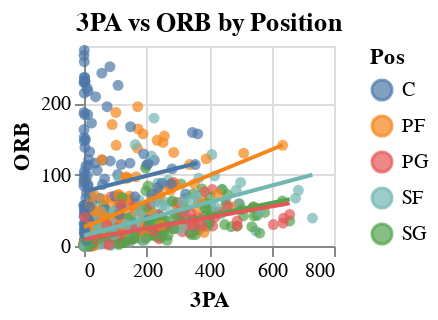
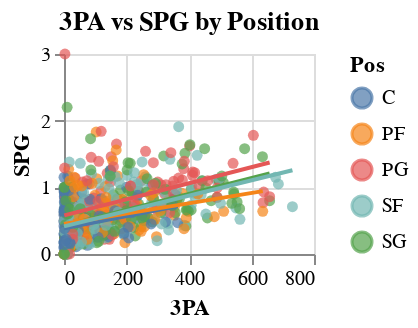
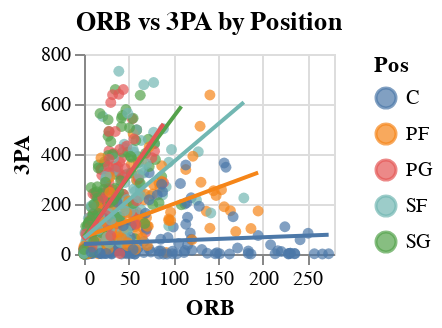
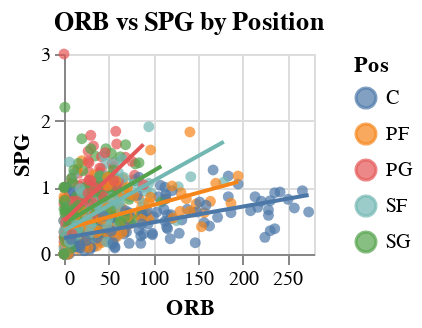

Here is the notebook cell these charts were saved with, in order:
### Markdown cell above
As we can see, the position with the biggest shifts and noticeable changes in these 5 statistics is center, which makes sense. Centers typically play within the paint which explains their high FG%(Field Goal %) and their low 3 pointers made.

### Code cell
sett = [13, 15, 18]

for i in sett:
    for j in sett:
        if i != j:  # To avoid comparing the same stat with itself
            scatterplot = alt.Chart(df, height=100, width=125).mark_circle().encode(
                x=alt.X(statlist[i], title=statlist[i]),
                y=alt.Y(statlist[j], title=statlist[j]),
                color='Pos:N'
            ).properties(
                title=f"{statlist[i]} vs {statlist[j]} by Position"
            )
            regression_line = scatterplot.transform_regression(
                statlist[i], statlist[j], groupby=['Pos']
            ).mark_line()

            final_plot = scatterplot + regression_line

            final_plot.display()

### Figure 1 — Vega-Lite specification as saved in the notebook (floating-point values rounded to 4 significant figures; data arrays with more than 128 entries replaced by an {"elided": "..."} marker saying what was removed)
{"config": {"view": {"continuousWidth": 400, "continuousHeight": 300}}, "layer": [{"mark": "circle", "encoding": {"color": {"field": "Pos", "type": "nominal"}, "x": {"field": "3PA", "title": "3PA", "type": "quantitative"}, "y": {"field": "ORB", "title": "ORB", "type": "quantitative"}}, "height": 100, "title": "3PA vs ORB by Position", "width": 125}, {"mark": "line", "encoding": {"color": {"field": "Pos", "type": "nominal"}, "x": {"field": "3PA", "title": "3PA", "type": "quantitative"}, "y": {"field": "ORB", "title": "ORB", "type": "quantitative"}}, "height": 100, "title": "3PA vs ORB by Position", "transform": [{"on": "3PA", "regression": "ORB", "groupby": ["Pos"]}], "width": 125}], "data": {"name": "data-8114adaf21e8371e9d8aae36881d50a8"}, "$schema": "https://vega.github.io/schema/vega-lite/v4.17.0.json", "datasets": {"data-8114adaf21e8371e9d8aae36881d50a8": {"elided": "688 records"}}}

### Figure 2 — Vega-Lite specification as saved in the notebook (floating-point values rounded to 4 significant figures; data arrays with more than 128 entries replaced by an {"elided": "..."} marker saying what was removed)
{"config": {"view": {"continuousWidth": 400, "continuousHeight": 300}}, "layer": [{"mark": "circle", "encoding": {"color": {"field": "Pos", "type": "nominal"}, "x": {"field": "3PA", "title": "3PA", "type": "quantitative"}, "y": {"field": "SPG", "title": "SPG", "type": "quantitative"}}, "height": 100, "title": "3PA vs SPG by Position", "width": 125}, {"mark": "line", "encoding": {"color": {"field": "Pos", "type": "nominal"}, "x": {"field": "3PA", "title": "3PA", "type": "quantitative"}, "y": {"field": "SPG", "title": "SPG", "type": "quantitative"}}, "height": 100, "title": "3PA vs SPG by Position", "transform": [{"on": "3PA", "regression": "SPG", "groupby": ["Pos"]}], "width": 125}], "data": {"name": "data-8114adaf21e8371e9d8aae36881d50a8"}, "$schema": "https://vega.github.io/schema/vega-lite/v4.17.0.json", "datasets": {"data-8114adaf21e8371e9d8aae36881d50a8": {"elided": "688 records"}}}

### Figure 3 — Vega-Lite specification as saved in the notebook (floating-point values rounded to 4 significant figures; data arrays with more than 128 entries replaced by an {"elided": "..."} marker saying what was removed)
{"config": {"view": {"continuousWidth": 400, "continuousHeight": 300}}, "layer": [{"mark": "circle", "encoding": {"color": {"field": "Pos", "type": "nominal"}, "x": {"field": "ORB", "title": "ORB", "type": "quantitative"}, "y": {"field": "3PA", "title": "3PA", "type": "quantitative"}}, "height": 100, "title": "ORB vs 3PA by Position", "width": 125}, {"mark": "line", "encoding": {"color": {"field": "Pos", "type": "nominal"}, "x": {"field": "ORB", "title": "ORB", "type": "quantitative"}, "y": {"field": "3PA", "title": "3PA", "type": "quantitative"}}, "height": 100, "title": "ORB vs 3PA by Position", "transform": [{"on": "ORB", "regression": "3PA", "groupby": ["Pos"]}], "width": 125}], "data": {"name": "data-8114adaf21e8371e9d8aae36881d50a8"}, "$schema": "https://vega.github.io/schema/vega-lite/v4.17.0.json", "datasets": {"data-8114adaf21e8371e9d8aae36881d50a8": {"elided": "688 records"}}}

### Figure 4 — Vega-Lite specification as saved in the notebook (floating-point values rounded to 4 significant figures; data arrays with more than 128 entries replaced by an {"elided": "..."} marker saying what was removed)
{"config": {"view": {"continuousWidth": 400, "continuousHeight": 300}}, "layer": [{"mark": "circle", "encoding": {"color": {"field": "Pos", "type": "nominal"}, "x": {"field": "ORB", "title": "ORB", "type": "quantitative"}, "y": {"field": "SPG", "title": "SPG", "type": "quantitative"}}, "height": 100, "title": "ORB vs SPG by Position", "width": 125}, {"mark": "line", "encoding": {"color": {"field": "Pos", "type": "nominal"}, "x": {"field": "ORB", "title": "ORB", "type": "quantitative"}, "y": {"field": "SPG", "title": "SPG", "type": "quantitative"}}, "height": 100, "title": "ORB vs SPG by Position", "transform": [{"on": "ORB", "regression": "SPG", "groupby": ["Pos"]}], "width": 125}], "data": {"name": "data-8114adaf21e8371e9d8aae36881d50a8"}, "$schema": "https://vega.github.io/schema/vega-lite/v4.17.0.json", "datasets": {"data-8114adaf21e8371e9d8aae36881d50a8": {"elided": "688 records"}}}
